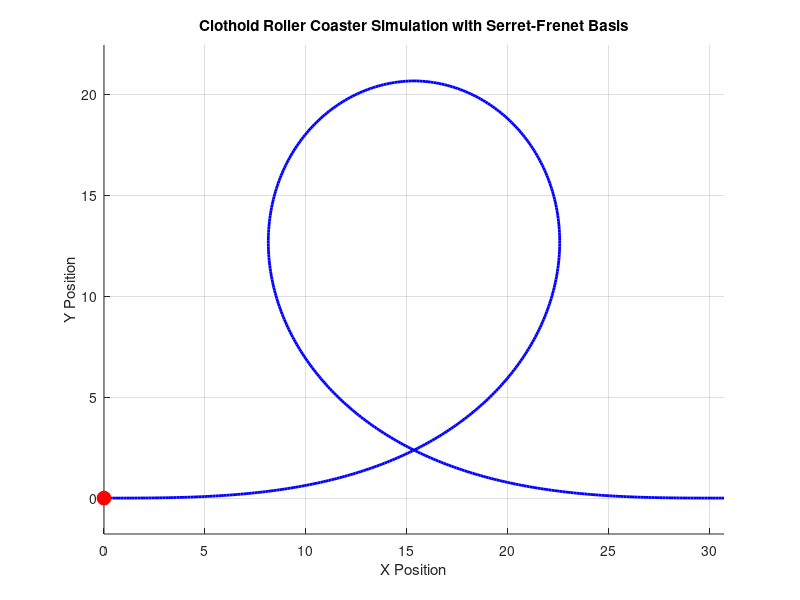

Here is the MATLAB script that generated this plot: (Note: this script raises an error after producing the figure.)
clc;
clear;
close all;

% Parameters
c = 0.00375; % Constant of proportionality
s_max = 41.3; % Maximum parameter limit to allow full clothoid loop
t_values = linspace(0, s_max, 300); % Parameter range
g = 9.81; % Gravitational acceleration (m/s^2)
m = 50; % Mass of the rollercoaster (kg)
ho = 50; % Initial height of the drop (m)

% Define clothoid integral functions
X_clothoid = @(s) arrayfun(@(u) integral(@(z) cos((c * z.^2)/2), 0, u, 'ArrayValued', true), s);
Y_clothoid = @(s) arrayfun(@(u) integral(@(z) sin((c * z.^2)/2), 0, u, 'ArrayValued', true), s);

% Compute clothoid coordinates
x_values = X_clothoid(t_values);
y_values = Y_clothoid(t_values);

% Find the highest point (where y reaches max)
[~, idx_max] = max(y_values);

% Trim the loop to stop at its highest point
x_values = x_values(1:idx_max);
y_values = y_values(1:idx_max);

% Mirror the shape about x = 15.355
x_mirrored = 2 * 15.3557 - x_values;

% Combine original and mirrored tracks
x_track = [x_values, flip(x_mirrored)];
y_track = [y_values, flip(y_values)];

% Curvature calculation
k_values = c * t_values(1:idx_max);
k_mirrored = flip(k_values);
k_track = [k_values, k_mirrored];

% Velocity calculation
h_initial = ho; % Use the initial height
v = sqrt(2 * g * (h_initial - y_track));

% Normal force calculation
R = 1 ./ k_track; % Radius of curvature
N_force = m * (v.^2 ./ R - g); % Normal force at the top of the loop
N_force(N_force < 0) = 0; % Clamp negative values

% --- Animation setup ---
figure;
hold on;
plot(x_track, y_track, 'b', 'LineWidth', 2); % Plot the track
roller_coaster = plot(x_track(1), y_track(1), 'ro', 'MarkerSize', 10, 'MarkerFaceColor', 'r'); % Roller coaster

% Initialize Serret-Frenet basis vectors (T: tangent, N: normal)
scale = 5; % Scaling factor for vector visualization
T_quiver = quiver(x_track(1), y_track(1), 0, 0, 'b', 'LineWidth', 1.5, 'MaxHeadSize', 0.5); % Tangent vector (blue)
N_quiver = quiver(x_track(1), y_track(1), 0, 0, 'g', 'LineWidth', 1.5, 'MaxHeadSize', 0.5); % Normal vector (green)

title('Clothoid Roller Coaster Simulation with Serret-Frenet Basis');
xlabel('X Position');
ylabel('Y Position');
grid on;
axis equal;

% --- Calculate tangent and normal vectors ---
dx = gradient(x_track); % Derivative of x with respect to arc length
dy = gradient(y_track); % Derivative of y with respect to arc length
ds = sqrt(dx.^2 + dy.^2); % Arc length differential

% Tangent vector (T)
T = [dx ./ ds; dy ./ ds]'; % Unit tangent vector (transposed to row vectors)

% Normal vector (N = T' rotated 90° counterclockwise)
N = [-dy ./ ds; dx ./ ds]'; % Unit normal vector (perpendicular to T)

% --- Video setup ---
videoFile = 'serret_frenet_basis.mp4';
videoWriter = VideoWriter(videoFile, 'MPEG-4');
videoWriter.FrameRate = 30;
open(videoWriter);

% --- Animation loop ---
for i = 1:length(x_track)
    % Update roller coaster position
    set(roller_coaster, 'XData', x_track(i), 'YData', y_track(i));
    
    % Update tangent vector (T)
    set(T_quiver, 'XData', x_track(i), 'YData', y_track(i), ...
        'UData', T(i, 1) * scale, 'VData', T(i, 2) * scale);
    
    % Update normal vector (N)
    set(N_quiver, 'XData', x_track(i), 'YData', y_track(i), ...
        'UData', N(i, 1) * scale, 'VData', N(i, 2) * scale);
    
    % Capture the frame
    frame = getframe(gcf);
    writeVideo(videoWriter, frame);
    
    % Pause for animation effect
    pause(0.02);
end

% --- Clean up ---
close(videoWriter);
fprintf('Animation saved as %s\n', videoFile);
